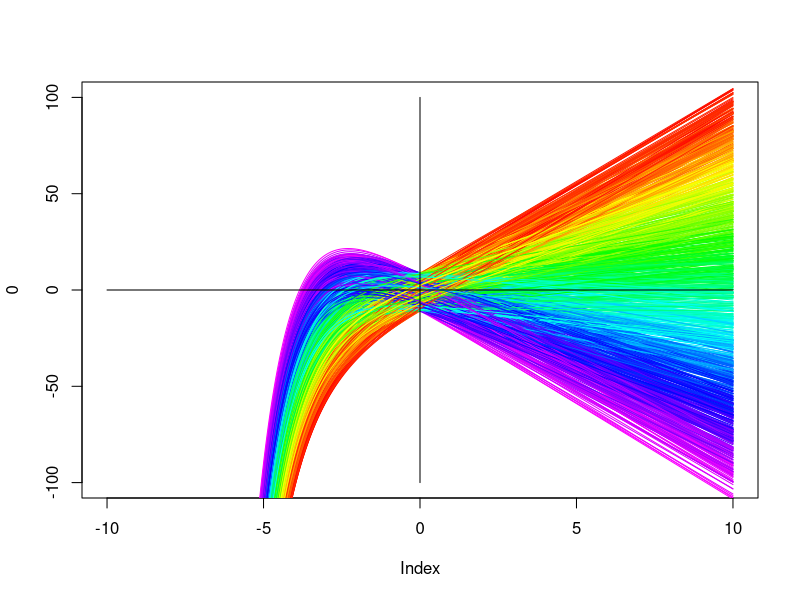

Generate this figure with R:

# require("deSolve")

f = function(r, x) {
  return(  r[1] - r[2]*x - exp(-1*x)  )
}

sequencer <- function(seq.range, fragments) {
  return(seq(from=seq.range[1], to=seq.range[2], by=(seq.range[2]-seq.range[1])/fragments))
}

plot.phase <- function(f, range.main, ranges, fragments=1000, no.runs=100, ylim=c(-100, 100), color.var=2) {
  num.params = nrow(ranges)
  values = apply(ranges, 1, sequencer, fragments)
  values = data.frame(values)

  color.mul = no.runs/(ranges[color.var,]$high - ranges[color.var,]$low)

  x = sequencer(range.main, fragments)

  colors = rainbow(n=1.2*no.runs, alpha=1)
  plot(x=0, type="n", xlim=c(min(x), max(x)), ylim=ylim)

  for (r in seq(no.runs)) {
    samples = apply(values, 2, sample, 1)
    lines(x=x, y=f(samples, x), col=colors[samples[color.var]*color.mul + no.runs/2])
  }

  lines(y=c(0,0), x=c(min(x), max(x)))
  lines(x=c(0,0), y=ylim)

  # dev.new()
}

plot.phase(f, c(-10, 10), ranges=data.frame(low=c(-10, -10), high=c(10, 10)), no.runs=1000)
